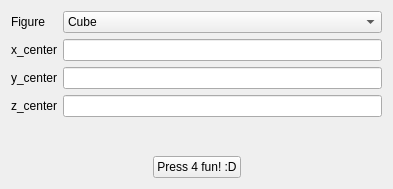
<?xml version="1.0" encoding="UTF-8"?>
<ui version="4.0">
 <class>NewGeoDialog</class>
 <widget class="QWidget" name="NewGeoDialog">
  <property name="geometry">
   <rect>
    <x>0</x>
    <y>0</y>
    <width>393</width>
    <height>189</height>
   </rect>
  </property>
  <property name="windowTitle">
   <string>Form</string>
  </property>
  <layout class="QVBoxLayout" name="verticalLayout">
   <item>
    <layout class="QGridLayout" name="gridLayout">
     <item row="1" column="0">
      <widget class="QLabel" name="label">
       <property name="text">
        <string>x_center</string>
       </property>
      </widget>
     </item>
     <item row="0" column="0">
      <widget class="QLabel" name="label_2">
       <property name="text">
        <string>Figure</string>
       </property>
      </widget>
     </item>
     <item row="2" column="0">
      <widget class="QLabel" name="label_3">
       <property name="text">
        <string>y_center</string>
       </property>
      </widget>
     </item>
     <item row="0" column="1">
      <widget class="QComboBox" name="m_fig">
       <item>
        <property name="text">
         <string>Cube</string>
        </property>
       </item>
       <item>
        <property name="text">
         <string>Sphere</string>
        </property>
       </item>
       <item>
        <property name="text">
         <string>Cone</string>
        </property>
       </item>
       <item>
        <property name="text">
         <string>Experimental</string>
        </property>
       </item>
      </widget>
     </item>
     <item row="3" column="1">
      <widget class="QLineEdit" name="m_zcenter"/>
     </item>
     <item row="2" column="1">
      <widget class="QLineEdit" name="m_ycenter"/>
     </item>
     <item row="3" column="0">
      <widget class="QLabel" name="label_4">
       <property name="text">
        <string>z_center</string>
       </property>
      </widget>
     </item>
     <item row="1" column="1">
      <widget class="QLineEdit" name="m_xcenter"/>
     </item>
    </layout>
   </item>
   <item>
    <spacer name="verticalSpacer">
     <property name="orientation">
      <enum>Qt::Vertical</enum>
     </property>
     <property name="sizeHint" stdset="0">
      <size>
       <width>20</width>
       <height>19</height>
      </size>
     </property>
    </spacer>
   </item>
   <item>
    <layout class="QHBoxLayout" name="horizontalLayout">
     <item>
      <spacer name="horizontalSpacer">
       <property name="orientation">
        <enum>Qt::Horizontal</enum>
       </property>
       <property name="sizeHint" stdset="0">
        <size>
         <width>40</width>
         <height>20</height>
        </size>
       </property>
      </spacer>
     </item>
     <item>
      <widget class="QPushButton" name="m_commit">
       <property name="text">
        <string>Press 4 fun! :D</string>
       </property>
      </widget>
     </item>
     <item>
      <spacer name="horizontalSpacer_2">
       <property name="orientation">
        <enum>Qt::Horizontal</enum>
       </property>
       <property name="sizeHint" stdset="0">
        <size>
         <width>40</width>
         <height>20</height>
        </size>
       </property>
      </spacer>
     </item>
    </layout>
   </item>
  </layout>
 </widget>
 <resources/>
 <connections/>
</ui>
